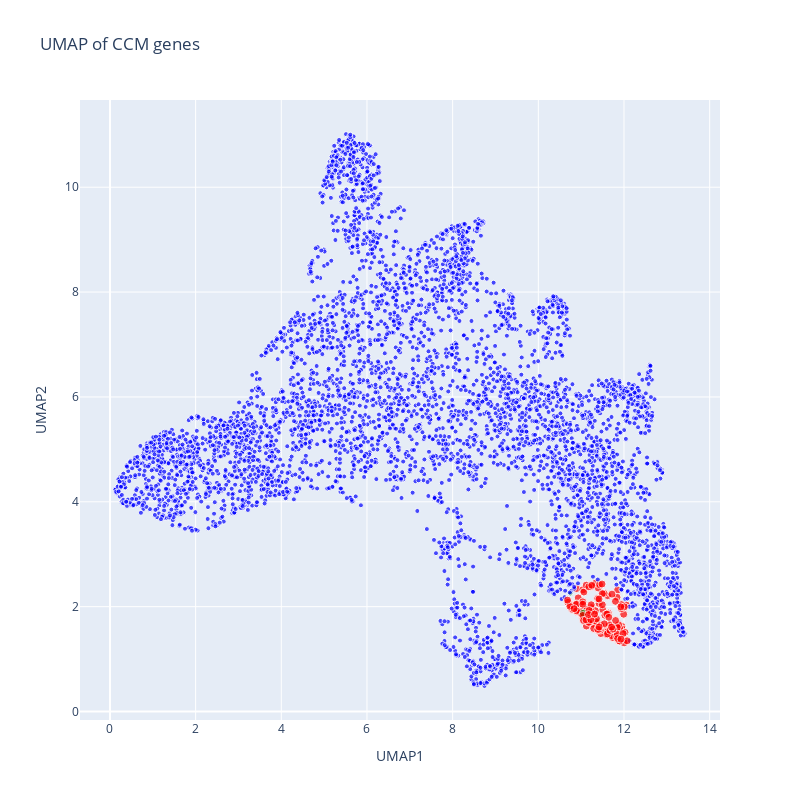

The cell this chart's notebook holds for it:
### Code cell
layout = go.Layout(
    title="UMAP of CCM genes",
    xaxis=dict(title="UMAP1"),
    yaxis=dict(title="UMAP2"),
    width=800,
    height=800,
)

data = [
    go.Scatter(
        x=embedding_of_ccm[:, 0],
        y=embedding_of_ccm[:, 1],
        mode="markers",
        marker=dict(
            color=[
                "green" if gene in [YOX1, YHP1, CLN3] else "red" if gene in genes_extracted_umap_cluster else "blue"
                for gene in genes
            ],
            size=[8 if gene in genes_extracted_umap_cluster else 5 for gene in genes],
        ),
        text=genes,
        hoverinfo="text",
    )
]

fig = go.Figure(data=data, layout=layout)
fig.show()

### Figure 1 — Plotly figure (JSON) as saved in the notebook; plotly's stock layout.template omitted (floating-point values rounded to 4 significant figures; data arrays with more than 128 entries replaced by an {"elided": "..."} marker saying what was removed)
{"data": [{"hoverinfo": "text", "marker": {"color": {"elided": "5690 str values"}, "size": {"elided": "5690 int values"}}, "mode": "markers", "text": {"elided": "5690 str values"}, "type": "scatter", "x": {"elided": "5690 float values"}, "y": {"elided": "5690 float values"}}], "layout": {"height": 800, "title": {"text": "UMAP of CCM genes"}, "width": 800, "xaxis": {"title": {"text": "UMAP1"}}, "yaxis": {"title": {"text": "UMAP2"}}}}
